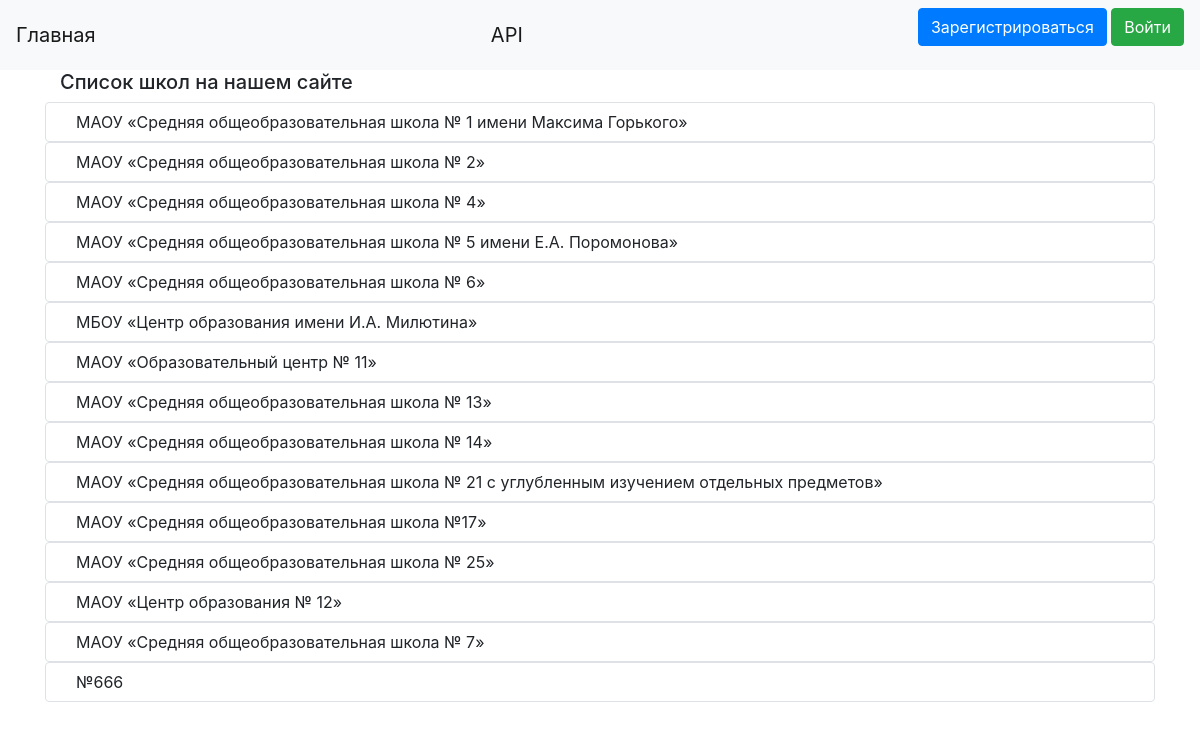
The page / on the database its author committed.
### data/schools.py (models this page shows)
class Schools(SqlAlchemyBase):
    __tablename__ = 'schools'
    id = sqlalchemy.Column(
        sqlalchemy.Integer, primary_key=True, autoincrement=True)
    name_schools = sqlalchemy.Column(sqlalchemy.String, nullable=True)
    director = sqlalchemy.Column(sqlalchemy.String, nullable=True)

### main.py (the view)
@app.route("/")
def index():
    db_sess = db_session.create_session()
    schools = db_sess.query(Schools)
    directors = db_sess.query(User)
    return render_template("index.html", schools=schools)

### data/db_session.py (called while the page is built)
def create_session() -> Session:
    global __factory
    return __factory()

### templates/index.html
{% extends "base.html" %}
{% block content %}
<h5 style="padding-left: 15px">Список школ на нашем сайте</h5>
{% for item in schools %}
    <div class="col-md6 border rounded">
        <div style="padding-left: 17px">
            <a class="btn" href='/school/{{item.id}}'>{{ item.name_schools }}</a>
        </div>
    </div>
{% endfor %}
{% endblock %}

### templates/base.html (shortened to what this page needs)
<!doctype html>
<html lang="ru">
<head>
    <link rel="stylesheet"
          href="https://stackpath.bootstrapcdn.com/bootstrap/4.4.1/css/bootstrap.min.css"
>
</head>
<body>
<header>
    <nav class="navbar navbar-light bg-light">
        <a class="navbar-brand" href="/">Главная</a>
        <a class="navbar-brand" href="/api/documentation">API</a>
        {% if current_user.is_authenticated %}
            <a class="navbar-brand" href="/logout">{{ current_user.name }}</a>
            <a class="navbar-brand" href="/profile">Профиль</a>
        {% else %}
            <p>
                <a class="btn btn-primary " href="/register">Зарегистрироваться</a>
                <a class="btn btn-success" href="/login">Войти</a>
            </p>
        {% endif %}
    </nav>
</header>
<main role="main" class="container">
    {% block content %}{% endblock %}
</main>
</body>
</html>

### rows shown on the page
Schools: name_schools "МАОУ «Средняя общеобразовательная школа № 1 имени Максима Горького»"
Schools: name_schools "МАОУ «Средняя общеобразовательная школа № 2»"
Schools: name_schools "МАОУ «Средняя общеобразовательная школа № 4»"
Schools: name_schools "МАОУ «Средняя общеобразовательная школа № 5 имени Е.А. Поромонова»"
Schools: name_schools "МАОУ «Средняя общеобразовательная школа № 6»"
Schools: name_schools "МБОУ «Центр образования имени И.А. Милютина»"
Schools: name_schools "МАОУ «Образовательный центр № 11»"
Schools: name_schools "МАОУ «Средняя общеобразовательная школа № 13»"
Schools: name_schools "МАОУ «Средняя общеобразовательная школа № 14»"
Schools: name_schools "МАОУ «Средняя общеобразовательная школа № 21 с углубленным изучением отдельных предметов»"
Schools: name_schools "МАОУ «Средняя общеобразовательная школа №17»"
Schools: name_schools "МАОУ «Средняя общеобразовательная школа № 25»"
Schools: name_schools "МАОУ «Центр образования № 12»"
Schools: name_schools "МАОУ «Средняя общеобразовательная школа № 7»"
Schools: name_schools "№666"
